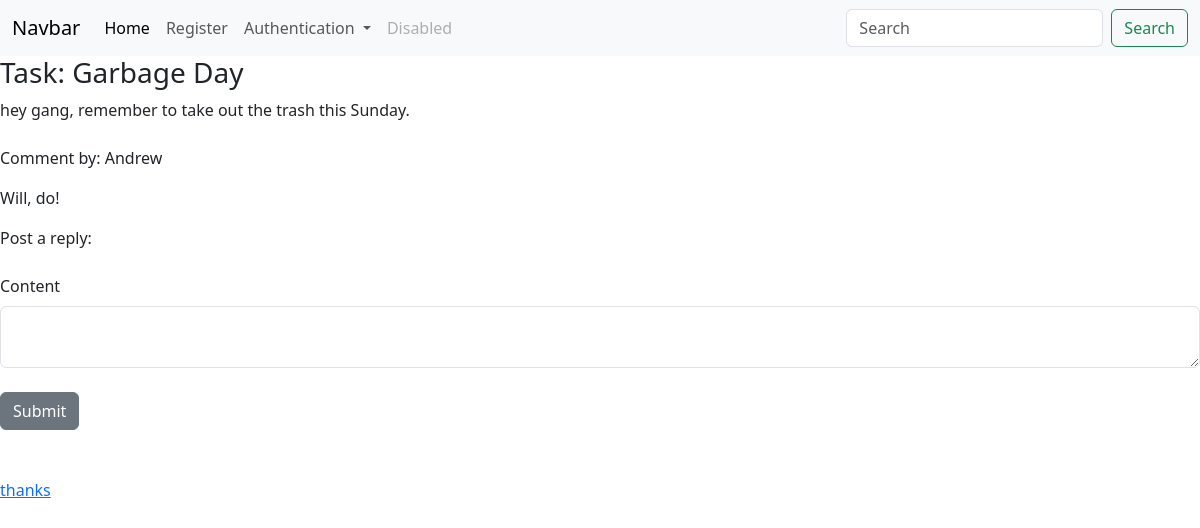
/comment/8 (signed in), run on the app's committed database.
### app/models/models.py (models this page shows, shortened)
class GroupTasks(db.Model): # TODO reference other users, and each user can see their tasks
    id = db.Column(db.Integer, primary_key=True)
    poster_id = db.Column(db.Integer, db.ForeignKey('users.id'))
    title = db.Column(db.String(55))
    content = db.Column(db.Text)
    due_date = db.Column(db.DateTime, default=datetime.utcnow)
    date_posted = db.Column(db.DateTime, default=datetime.utcnow)
    status = db.Column(db.Integer, default = 0)
    tally = db.Column(db.Integer, default = 0)

class Users(db.Model, UserMixin):
    id = db.Column(db.Integer, primary_key=True)
    key = db.Column(db.String(20), nullable=False)
    username = db.Column(db.String(20), nullable=False, unique=True)
    name = db.Column(db.String(40), nullable=False)
    date_added = db.Column(db.DateTime, default=datetime.utcnow)
    password_hash = db.Column(db.String(128))
    @property
    def password(self):
        raise AttributeError('password is not a readable attribute!')

class GroupTasksComments(db.Model):
    id = db.Column(db.Integer, primary_key=True, autoincrement=True)
    task_id = db.Column(db.Integer, db.ForeignKey('group_tasks.id'))
    parent_id = db.Column(db.Integer, db.ForeignKey('group_tasks_comments.id'), nullable=True, default = 0) # null by default
    poster_id = db.Column(db.Integer, db.ForeignKey('users.id'))
    content = db.Column(db.String(1000), nullable=False)
    date_posted = db.Column(db.DateTime, default=datetime.utcnow)
    last_updated = db.Column(db.DateTime, default=datetime.utcnow)
    tally = db.Column(db.Integer, default = 0)

### app/dash/routes.py (the view)
@dash_bp.route("/comment/<int:id>", methods=['GET', 'POST'])
@login_required
def comment(id):
    comment_form = GroupTaskCommentForm()
    if comment_form.validate_on_submit():
        task_id = paul.get_comment(id).task_id
        return paul.post_threaded_comment_and_redirect(comment_form, id,task_id)
    comments = paul.get_threaded_comments(id)
    parent_comment = paul.get_comment(id)
    name = paul.get_poster_name(parent_comment.poster_id)
    task = paul.get_root_task(id)
    comment_form.content.data = ''
    return render_template("comment.html", id=id, comments=comments, parent_comment=parent_comment, comment_form=comment_form, name=name, task=task)

### app/forms.py
class GroupTaskCommentForm(FlaskForm):
    content = CKEditorField('Content', validators=[DataRequired()])
    submit = SubmitField("Submit")

class SearchForm(FlaskForm):
    searched = StringField("Searched", validators=[DataRequired()])
    submit = SubmitField("Submit")

### app/DataInterface/group.py (called while the page is built)
    def get_comment(self, id):
        return GroupTasksComments.query.get_or_404(id)

    def get_threaded_comments(self, id):
        comments = []
        get_comments = GroupTasksComments.query.filter_by(parent_id = id)
        for i in get_comments:
            comments.append(i)
        return comments

    def get_poster_name(self, poster_id ):
        return Users.query.filter_by(id = poster_id).first().name

    def get_root_task(self, comment_id):
        comment = self.get_comment(comment_id)
        task_id = comment.task_id
        task = GroupTasks.query.filter_by(id=task_id).first()
        return task

### run.py (called while the page is built)
@app.context_processor
def base():
    form = SearchForm()
    return dict(form=form)

### app/templates/comment.html (shortened to what this page needs)
{% extends 'base.html' %}
{% block content %}
<h3> Task: {{task.title}}</h3>
{{task.content}}
<br><br>
<p>Comment by: {{ name }}</p>
<p style="max-width: 500px; word-wrap: break-word; width: 500px;">{{ parent_comment.content }}</p>
Post a reply:
<form method="POST">
    <br/>
    {{ comment_form.content.label(class="form-label") }}
    {{ comment_form.content(class="form-control") }}
    <br/>
    {{ comment_form.submit(class="btn btn-secondary") }}
</form>
<br><br>
{%for u in comments%}
<tbody style="margin-left: 50px;">
  <tr>
    <td colspan="2" style="max-width: 500px;"> <a href="{{url_for('dash_bp.comment', id=u.id)}}">{{u.content}}</a></td>
    <br>
</tr>
</tbody>
{%endfor%}
{%endblock%}

### data on the page
GroupTasks: title "Garbage Day", content "hey gang, remember to take out the trash this Sunday."
Users: name "Andrew"
GroupTasksComments: content "Will, do!"
GroupTasksComments: content "thanks"

### other printed values
{{ comment_form.content.label(class="form-label") }} "Content"
